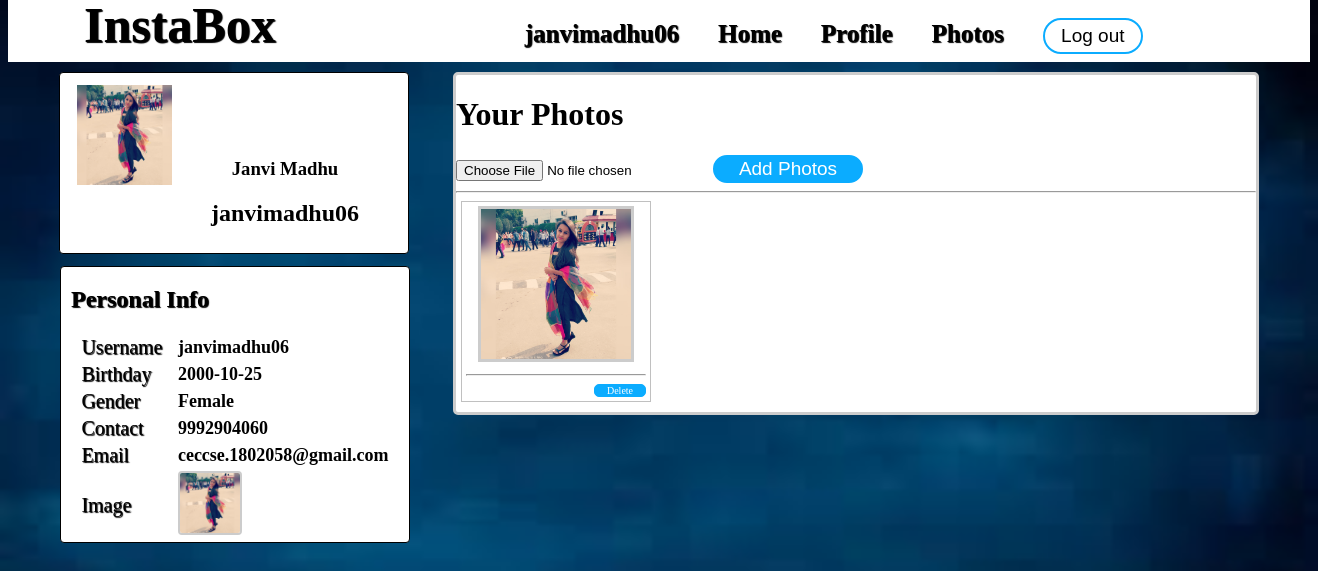
The page /photos.php (signed in) on the database as committed earlier.
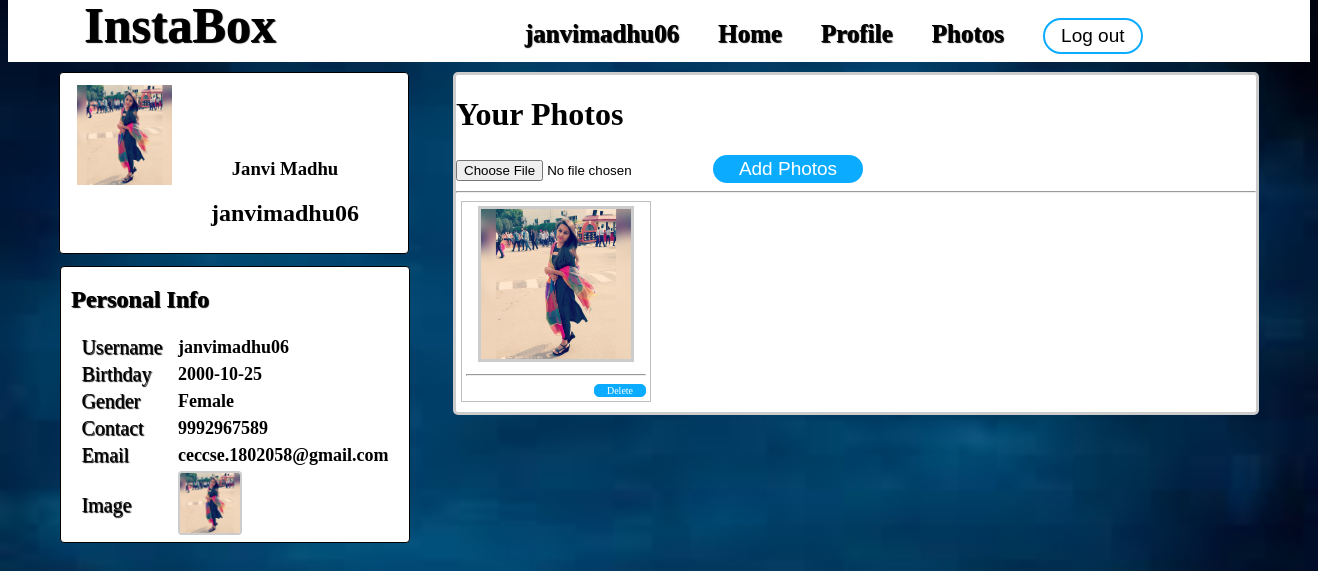
The same page on the database as committed later.
### tables this page shows
CREATE TABLE `user` (
  `user_id` int(100) NOT NULL,
  `firstname` varchar(100) NOT NULL,
  `lastname` varchar(100) NOT NULL,
  `username` varchar(100) NOT NULL,
  `username2` varchar(100) NOT NULL,
  `birthday` varchar(100) NOT NULL,
  `gender` varchar(100) NOT NULL,
  `number` varchar(100) NOT NULL,
  `email` varchar(100) NOT NULL,
  `email2` varchar(100) NOT NULL,
  `password` varchar(100) NOT NULL,
  `password2` varchar(100) NOT NULL,
  `profile_picture` varchar(100) NOT NULL,
  `cover_picture` varchar(100) NOT NULL
);

CREATE TABLE `photos` (
  `photo_id` int(100) NOT NULL,
  `location` varchar(100) NOT NULL,
  `user_id` varchar(100) NOT NULL,
  `date_added` varchar(100) NOT NULL
);

### session.php (called while the page is built, shortened)
<?php
include("includes/database.php");
$id = $_SESSION['id'];
$query=mysqli_query ($con,"SELECT * FROM user WHERE user_id ='$id'") or die(mysql_error());
$row=mysqli_fetch_array($query);
$firstname=$row['firstname'];
$lastname=$row['lastname'];
$username=$row['username'];
?>

### photos.php (the view, shortened to what this page needs)
<!DOCTYPE html>
<html>
	<head>
		<link rel="stylesheet" type="text/css" href="css/photos.css">
	</head>
<body>
<?php include ('session.php');?>
	<div id="header">
		<div class="head-view">
			<ul>
				<li><a href="home.php" title="Biobook"><b>InstaBox</b></a></li>
				<li><a href="timeline.php" title="<?php echo $username ?>"><label><?php echo $username ?></label></a></li>
				<li><a href="home.php" title="Home"><label>Home</label></a></li>
				<li><a href="profile.php" title="Profile"><label>Profile</label></a></li>
				<li><a href="photos.php" title="Settings"><label class="active">Photos</label></a></li>
				<li><a href="logout.php" title="Log out"><button class="btn-sign-in" value="Log out">Log out</button></a></li>
			</ul>
		</div>
	</div>
	<div id="container">
		<div id="left-nav">
				<div class="clip1">
				<a href="updatephoto.php" title="Change Profile Picture"><img src="<?php echo $row['profile_picture'] ?>"></a>
				</div>
				<div class="user-details">
					<h3><?php echo $firstname ?>&nbsp;<?php echo $lastname ?></h3>
					<h2><?php echo $username ?></h2>
				</div>
<?php
	include("includes/database.php");
			$query=mySQLi_query($con,"SELECT * from user where user_id='$id' order by user_id DESC");
			while($row=mySQLi_fetch_array($query)){
				$id = $row['user_id'];
?>
		<div id="left-nav1">
			<h2>Personal Info</h2>
			<table>
				<tr>
					<td><label>Username</label></td>
					<td width="20"></td>
					<td><b><?php echo $row['username']; ?></b></td>
				</tr>
				<tr>
					<td><label>Birthday</label></td>
					<td width="20"></td>
					<td><b><?php echo $row['birthday']; ?></b></td>
				</tr>
				<tr>
					<td><label>Gender</label></td>
					<td width="20"></td>
					<td><b><?php echo $row['gender']; ?></b></td>
				</tr>
				<tr>
					<td><label>Contact</label></td>
					<td width="20"></td>
					<td><b><?php echo $row['number']; ?></b></td>
				</tr>
				<tr>
					<td><label>Email</label></td>
					<td width="20"></td>
					<td><b><?php echo $row['email']; ?></b></td>
				</tr>
				<tr>
					<td><label>Image</label></td>
					<td width="20"></td>
					<td><img src="<?php echo $row['profile_picture']; ?>"></td>
				</tr>
			</table>
<?php
}
?>
		</div>
		</div>
		<div id="right-nav">
			<h1>Your Photos</h1>
	<div>
			<form method="post" action="add_photo.php" enctype="multipart/form-data">
				<input type="file" name="image">
				<button class="btn-submit-photo" name="Submit" value="Log out">Add Photos</button>
			</form>
	<hr />
	</div>
<?php
	include("includes/database.php");
			$query=mySQLi_query($con,"SELECT * from photos where user_id='$id' ") or die(mySQL_error());
			while($row=mySQLi_fetch_array($query)){
				$id = $row['photo_id'];
?>
		<div class="photo-select">
			<center>
				<img src="<?php echo $row['location']; ?>">
				<hr>
				<a href="delete_photos.php<?php echo '?id='.$id; ?>" class="btn-delete-photos">Delete</a>
			</center>
		</div>
<?php
}
?>
		</div>
	</div>
</body>
</html>

### css/photos.css (style rules this page uses)
body { background-image: url('../image/b.jpg'); background-attachment: fixed; background-size: 100% 100%; }
#header { background-color:white; width:100%; margin-top:-8px; }
.head-view { margin:auto; width:1300px; line-height:50px; }
.head-view label { color:black; font-size:25px; font-weight:bold; text-shadow:1px 1px 1px #000000; }
.head-view ul { width: 1200px; margin: auto; }
.head-view li { display: inline; color: black; margin: 0px 30px 0px 5px; }
.head-view li a { text-decoration:none; }
.active { padding: 5px 0px 5px 0px; border-top: 4px solid #fff; }
.head-view b { color:black; text-shadow:1px 1px 1px #000000; font-size:50px; }
.btn-sign-in { color:#000000; font-size:19px; width:100px; line-height:30px; background-color:#ffffff; border:2px solid #0bacff; border-radius:100px; -webkit-border-radius:100px; -moz-border-radius:100px; -o-border-radius:100px; }
#container { width:1200px; margin:auto; }
#left-nav { width: 348px; height:180px; float:left; border: 1px solid black; background-color: white; -webkit-border-radius: 4px; -moz-border-radius: 4px; border-radius: 4px; margin-top:10px; }
#left-nav1 { width: 348px; float:left; border: 1px solid black; background-color: white; -webkit-border-radius: 4px; -moz-border-radius: 4px; border-radius: 4px; margin-top:20px; margin-bottom:100px; }
#left-nav1 h2 { text-indent:10px; color: black; text-shadow:1px 1px 1px #000000; }
#left-nav1 table { width:90%; margin:auto; }
#left-nav1 img { width:60px; height:60px; margin:auto; border:2px solid #CCCCCC; -webkit-border-radius: 4px; -moz-border-radius: 4px; border-radius: 4px; }
#left-nav1 b { color:black; font-size:18px; }
#left-nav1 label { color:black; font-size:20px; text-shadow:1px 1px 1px #000000; }
.clip1 { margin-top: 10px; margin-left: 15px; position: relative; width: 95px; height: 100px; border: solid 2px #fff; -webkit-border-radius: 5px; -moz-border-radius: 5px; border-radius: 5px; }
.clip1 img { width: 95px; height: 100px; margin: auto; left: -15px; }
.user-details { width: 200px; margin: -50px 0 0 125px; font-size: 16px; line-height: 25px; text-align: center; }
.user-details h3, h2 { color:black; text-shadow:1px 1px 1px white; }
#right-nav { float:right; width:800px; background-color:#ffffff; -webkit-border-radius: 5px; -moz-border-radius: 5px; border-radius: 5px; border:3px solid #CCCCCC; margin-top:10px; }
.btn-submit-photo { color:#ffffff; font-size:19px; width:150px; background-color:#0bacff; border:2px solid #0bacff; border-radius:100px; -webkit-border-radius:100px; -moz-border-radius:100px; -o-border-radius:100px; }
img { height: 150px; width: 180px; }
.photo-select { border: thin solid silver; float:left; margin-left:5px; margin-right:5px; margin-bottom:10px; padding:4px; width:180px; }
.photo-select img { width:150px; height:150px; border:3px solid #cccccc; }
.btn-delete-photos { color:#ffffff; font-size:10px; float:right; width:50px; background-color:#0bacff; border:1px solid #0bacff; border-radius:5px; -webkit-border-radius:5px; -moz-border-radius:5px; -o-border-radius:5px; text-decoration:none; }

Rows that differ between the two databases and show on the page:
changed user "janvimadhu06": number "9992904060" → "9992967589"
